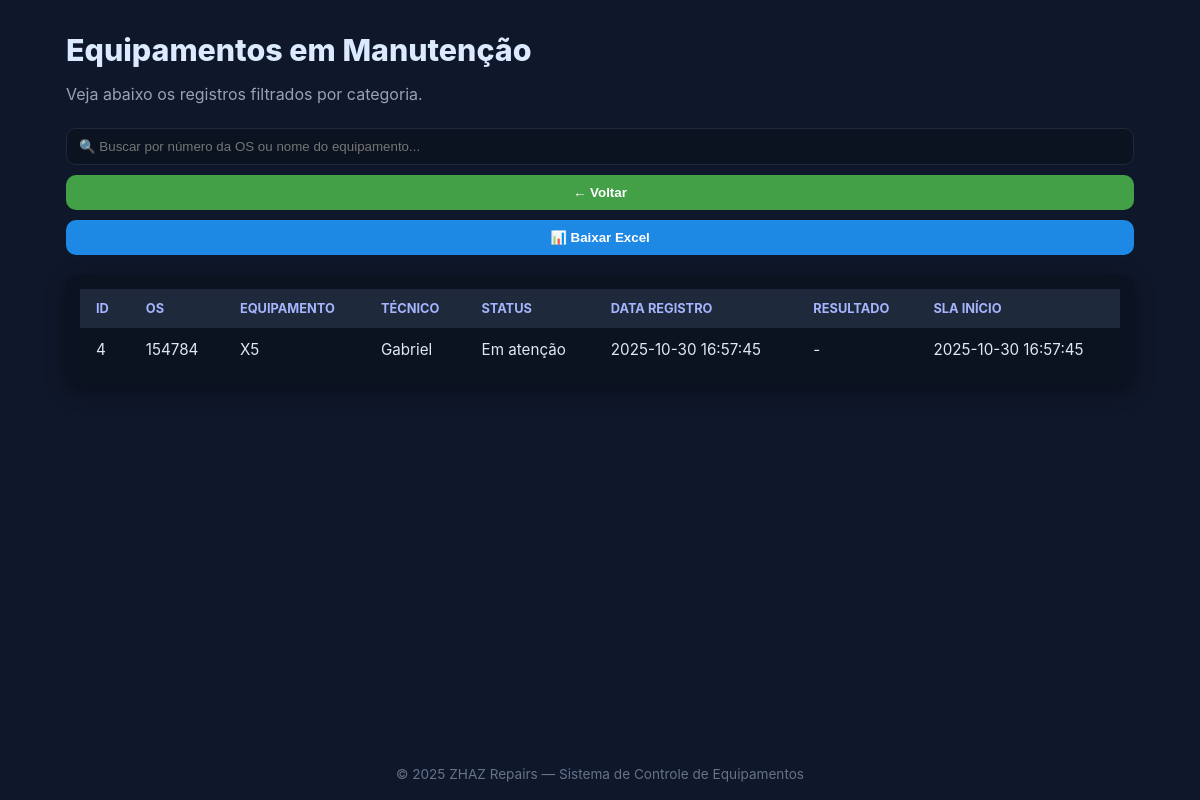
The app's page /detalhes/manutencao (signed in) with its own data.
### tables this page shows
CREATE TABLE os(id INTEGER PRIMARY KEY AUTOINCREMENT,os_numero TEXT UNIQUE,equipamento TEXT,defeito TEXT,tecnico_entregou_id INTEGER,status TEXT,data_registro TEXT,sla_inicio TEXT,pego_por_admin_em TEXT,liberado_teste_em TEXT,resultado_em TEXT,resultado TEXT,aguardando_reposicao INTEGER DEFAULT 0);

CREATE TABLE tecnicos(id INTEGER PRIMARY KEY AUTOINCREMENT,nome TEXT, funcao TEXT, email TEXT UNIQUE);

### app.py (the view, shortened to what this page needs)
@app.route('/detalhes/<tipo>')
@require_login
@require_roles('ADMIN','DIRETORIA')
def view_detalhes(tipo):
    con = get_conn()
    cur = con.cursor()
    mapa = {
        "reparadas": ("Reparada", "Equipamentos Reparados"),
        "manutencao": ("Em atenção", "Equipamentos em Manutenção"),
        "transito": ("Em atenção", "Equipamentos em Trânsito"),
        "fase_final": ("Liberada para teste", "Equipamentos em Fase Final"),
        "testes": ("Liberada para teste", "Equipamentos em Testes"),
        "operacional": ("Reparada", "Equipamentos Operacionais"),
        "entradas": (None, "Entradas de Hoje"),
        "saidas": (None, "Saídas de Hoje"),
        "total": (None, "Todos os Equipamentos"),
    }
    filtro, titulo = mapa.get(tipo, (None, "Detalhes"))
    if tipo == "entradas":
        cur.execute("""
            SELECT o.*, t.nome AS tecnico_nome
            FROM os o
            LEFT JOIN tecnicos t ON t.id = o.tecnico_entregou_id
            WHERE date(o.data_registro)=date('now','localtime')
            ORDER BY o.data_registro DESC
        """)
    elif filtro:
        cur.execute("""
            SELECT o.*, t.nome AS tecnico_nome
            FROM os o
            LEFT JOIN tecnicos t ON t.id = o.tecnico_entregou_id
            WHERE o.status LIKE ?
            ORDER BY o.data_registro DESC
        """, (f"%{filtro}%",))
    dados = cur.fetchall()
    con.close()
    return render_template('detalhes.html', dados=dados, titulo=titulo, tipo=tipo)

### app.py (called while the page is built)
def get_conn():
    conn = sqlite3.connect(DB_PATH); conn.row_factory = sqlite3.Row; return conn

### auth_roles.py (called while the page is built)
def require_login(f):
    @wraps(f)
    def w(*a, **k):
        if 'usuario' not in session:
            return redirect('/login')
        return f(*a, **k)
    return w

def require_roles(*roles):
    def deco(f):
        @wraps(f)
        def w(*a, **k):
            papel = (session.get('papel') or '').upper()
            if papel not in roles:
                return ('Acesso negado', 403)
            return f(*a, **k)
        return w
    return deco

### templates/detalhes.html (shortened to what this page needs)
<!DOCTYPE html>
<html lang="pt-br">
<head>
  <link rel="stylesheet" href="{{ url_for('static', filename='style.css') }}">
</head>
<body class="bg">
  <div class="wrap">
    <h1 class="title">{{ titulo }}</h1>
    <p class="subtitle">Veja abaixo os registros filtrados por categoria.</p>
    <div class="actions">
      <input id="busca" placeholder="🔍 Buscar por número da OS ou nome do equipamento..." onkeyup="filtrarTabela()">
      <button onclick="window.history.back()" class="btn btn-voltar">← Voltar</button>
        <button class="btn btn-excel" onclick="baixarExcel()">📊 Baixar Excel</button>
    </div>
    {% if dados %}
    <div class="table-wrapper">
      <table id="tabelaDados">
        <thead>
  <tr>
    <th>ID</th>
    <th>OS</th>
    <th>Equipamento</th>
    <th>Técnico</th>
    <th>Status</th>
    <th>Data Registro</th>
    <th>Resultado</th>
    <th>SLA Início</th>
  </tr>
</thead>
<tbody>
  {% for r in dados %}
  <tr>
    <td>{{ r.id }}</td>
    <td>{{ r.os_numero }}</td>
    <td>{{ r.equipamento }}</td>
    <td>{{ r.tecnico_nome or '—' }}</td>
    <td>{{ r.status }}</td>
    <td>{{ r.data_registro }}</td>
    <td>{{ r.resultado or '-' }}</td>
    <td>{{ r.sla_inicio or '' }}</td>
  </tr>
  {% endfor %}
</tbody>
      </table>
    </div>
    {% else %}
    <div class="empty">Nenhum registro encontrado.</div>
    {% endif %}
  </div>
  <footer>© 2025 ZHAZ Repairs — Sistema de Controle de Equipamentos</footer>
</body>
</html>

### static/style.css (style rules this page uses)
* { box-sizing:border-box; }
body.bg { margin:0; min-height:100vh; background:#0f172a; color:#e2e8f0; font-family:Inter, Arial, sans-serif; }
.wrap { width:100%; max-width:980px; margin:0 auto; padding:24px; }
.title { margin:0 0 12px; color:#dbeafe; font-weight:800; }
.btn { width:100%; border:0; border-radius:10px; padding:10px 12px; font-weight:700; cursor:pointer; }
:root { --zhaz-blue:#3b82f6; --zhaz-green:#22c55e; --zhaz-bg:#0f172a; }

### templates/detalhes.html (style rules this page uses)
body.bg { background-color: #0f172a; color: #e2e8f0; font-family: "Inter", Arial, sans-serif; margin: 0; min-height: 100vh; display: flex; flex-direction: column; }
.wrap { width: 100%; max-width: 1100px; margin: 0 auto; padding: 32px 16px; flex: 1; }
h1.title { font-size: 1.9rem; font-weight: 800; color: #dbeafe; margin-bottom: 8px; }
p.subtitle { color: #94a3b8; margin-bottom: 24px; }
.actions { display: flex; justify-content: space-between; flex-wrap: wrap; gap: 10px; margin-bottom: 20px; align-items: center; }
.actions input { flex: 1; padding: 10px 12px; border-radius: 10px; border: 1px solid #1e293b; background: #0b1220; color: #e2e8f0; }
.btn { border: none; padding: 10px 16px; border-radius: 10px; font-weight: 700; cursor: pointer; transition: all 0.2s ease; }
.btn-voltar { background: #43A047; color: #fff; }
.btn-excel { background: #1E88E5; color: #fff; }
.table-wrapper { background: #0b1220; border-radius: 14px; padding: 14px; box-shadow: 0 6px 20px rgba(0, 0, 0, 0.4); overflow-x: auto; }
table { width: 100%; border-collapse: collapse; font-size: 0.95rem; }
thead { background: #1e293b; }
th, td { padding: 12px 16px; text-align: left; }
th { color: #a5b4fc; font-weight: 700; text-transform: uppercase; font-size: 0.8rem; }
footer { text-align: center; padding: 18px; color: #64748b; font-size: 0.85rem; }

### records on screen
os: id "4", os_numero "154784", equipamento "X5", nome "Gabriel", status "Em atenção", data_registro "2025-10-30 16:57:45", resultado "-", sla_inicio "2025-10-30 16:57:45"

### other values on screen
{{ titulo }} "Equipamentos em Manutenção"
